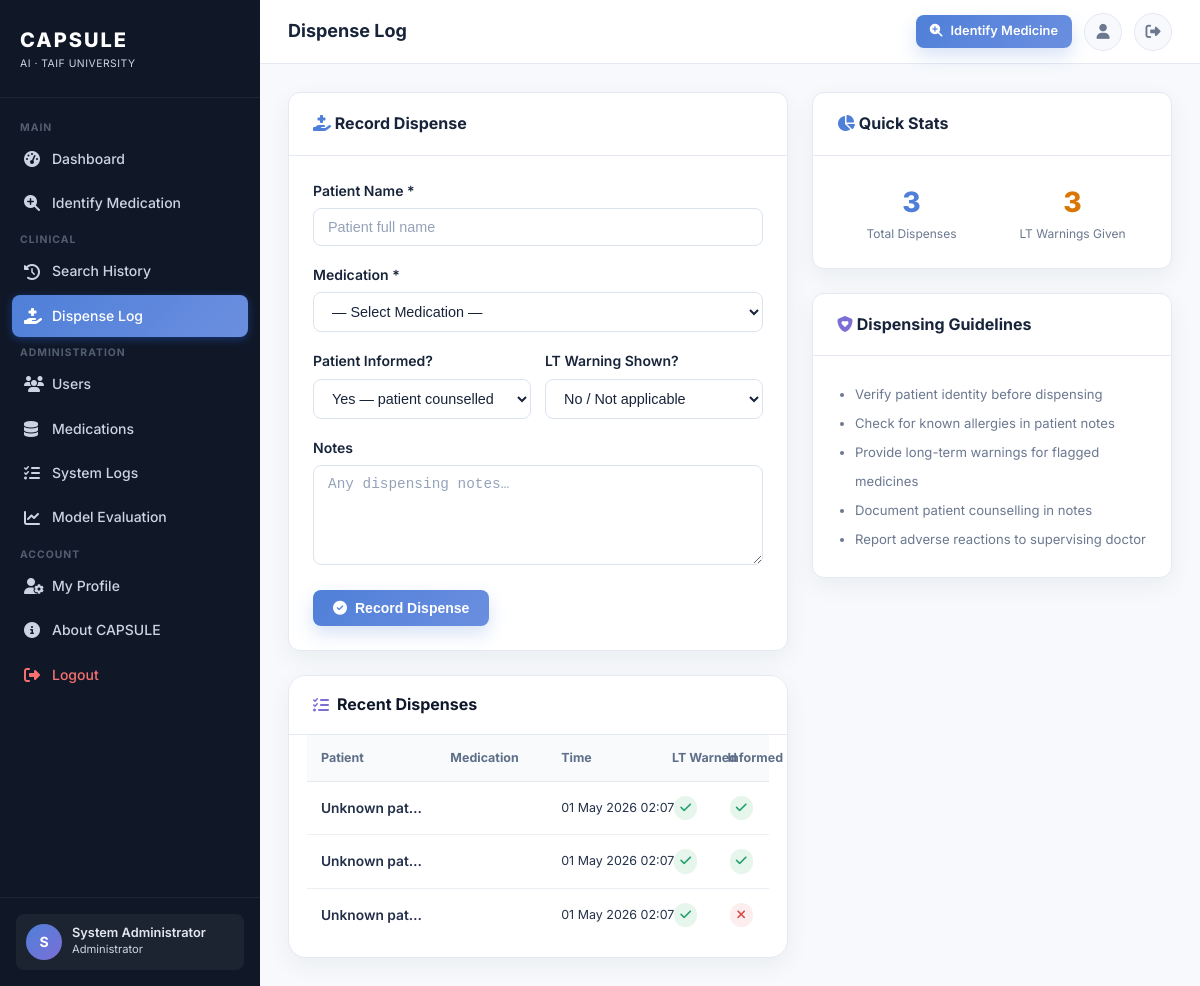
Page /pharmacist/dispense (signed in) on the committed database.
### app.py (models this page shows, shortened)
class User(UserMixin, db.Model):
    __tablename__ = 'users'
    id = db.Column(db.Integer, primary_key=True)
    username = db.Column(db.String(80), unique=True, nullable=False)
    email = db.Column(db.String(120), unique=True, nullable=False)
    password_hash = db.Column(db.String(256), nullable=False)
    role = db.Column(db.String(20), default='patient')        # admin|doctor|pharmacist|patient
    full_name = db.Column(db.String(120), default='')
    hospital = db.Column(db.String(120), default='')
    specialty = db.Column(db.String(80), default='')
    is_active = db.Column(db.Boolean, default=True)
    created_at = db.Column(db.DateTime, default=datetime.utcnow)
    last_login = db.Column(db.DateTime, nullable=True)
    searches = db.relationship('SearchHistory', backref='user', lazy=True,
                               cascade='all, delete-orphan')
    @property
    def role_label(self):
        labels = {'admin': 'Administrator', 'doctor': 'Doctor',
                  'pharmacist': 'Pharmacist', 'patient': 'Patient'}
        return labels.get(self.role, 'Patient')

class DispenseLog(db.Model):
    __tablename__ = 'dispense_logs'
    id = db.Column(db.Integer, primary_key=True)
    pharmacist_id = db.Column(db.Integer, db.ForeignKey('users.id'))
    patient_name = db.Column(db.String(200), default='')
    medication_id = db.Column(db.Integer, db.ForeignKey('medications.id'), nullable=True)
    medication_name = db.Column(db.String(200), default='')
    dispensed_at = db.Column(db.DateTime, default=datetime.utcnow)
    long_term_warning_shown = db.Column(db.Boolean, default=False)
    patient_informed = db.Column(db.Boolean, default=False)
    notes = db.Column(db.Text, default='')
    medication = db.relationship('Medication', backref='dispense_records', lazy=True)

### app.py (the view, shortened to what this page needs)
@app.route('/pharmacist/dispense', methods=['GET', 'POST'])
@login_required
@role_required('pharmacist', 'admin')
def pharmacist_dispense():
    drugs = Medication.query.filter_by(is_active=True)\
        .order_by(Medication.drug_name).all()
    logs = DispenseLog.query.filter_by(pharmacist_id=current_user.id)\
        .order_by(DispenseLog.dispensed_at.desc()).limit(20).all()
    return render_template('pharmacist/dispense.html', drugs=drugs, logs=logs)

### app.py (called while the page is built)
@app.after_request
def set_security_headers(response):
    response.headers['X-Content-Type-Options'] = 'nosniff'
    response.headers['X-Frame-Options'] = 'SAMEORIGIN'
    response.headers['X-XSS-Protection'] = '1; mode=block'
    response.headers['Referrer-Policy'] = 'strict-origin-when-cross-origin'
    return response

@login_manager.user_loader
def load_user(user_id):
    return db.session.get(User, int(user_id))

def role_required(*roles):
    def decorator(f):
        @wraps(f)
        def decorated(*args, **kwargs):
            if not current_user.is_authenticated:
                return redirect(url_for('login'))
            if current_user.role not in roles:
                flash('You do not have permission to access this page.', 'danger')
                return redirect(url_for('index'))
            return f(*args, **kwargs)
        return decorated
    return decorator

### templates/pharmacist/dispense.html (shortened to what this page needs)
{% extends "base.html" %}
{% block page_title %}Dispense Log{% endblock %}
{% block content %}
<div style="display:grid;grid-template-columns:1fr 360px;gap:24px;align-items:start">
  <div>
    <div class="card mb-3">
      <div class="card-header">
        <h3 class="card-title"><i class="fa-solid fa-hand-holding-medical" style="color:var(--primary)"></i> Record Dispense</h3>
      </div>
      <div class="card-body">
        <form method="POST" action="{{ url_for('pharmacist_dispense') }}" id="dispenseForm">
          <div class="form-group">
            <label class="form-label">Patient Name *</label>
            <input type="text" name="patient_name" class="form-control"
                   placeholder="Patient full name" required>
          </div>
          <div class="form-group">
            <label class="form-label">Medication *</label>
            <select name="medication_id" id="medicationSelect" class="form-control" required onchange="onMedChange(this)">
              <option value="">— Select Medication —</option>
            </select>
          </div>
          <div style="display:grid;grid-template-columns:1fr 1fr;gap:14px">
            <div class="form-group">
              <label class="form-label">Patient Informed?</label>
              <select name="patient_informed" class="form-control">
                <option value="1">Yes — patient counselled</option>
              </select>
            </div>
            <div class="form-group">
              <label class="form-label">LT Warning Shown?</label>
              <select name="long_term_warning_shown" id="ltWarnSelect" class="form-control">
                <option value="0">No / Not applicable</option>
              </select>
            </div>
          </div>
          <div class="form-group">
            <label class="form-label">Notes</label>
            <textarea name="notes" class="form-control" rows="2"
                      placeholder="Any dispensing notes…"></textarea>
          </div>
          <button type="button" class="btn btn-primary" onclick="confirmDispense()">
            <i class="fa-solid fa-circle-check"></i> Record Dispense
          </button>
        </form>
      </div>
    </div>
    <div class="card recent-dispense-card">
      <div class="card-header">
        <h3 class="card-title"><i class="fa-solid fa-list-check" style="color:var(--secondary)"></i> Recent Dispenses</h3>
      </div>
      {% if logs %}
      <div class="card-body" style="padding:0">
        <table class="table dispense-table" style="margin:0">
          <thead>
            <tr><th>Patient</th><th>Medication</th><th>Time</th><th>LT Warned</th><th>Informed</th></tr>
          </thead>
          <tbody>
            {% for log in logs %}
            <tr>
              <td>
                  {% set patient_name = log.patient_name or 'Unknown patient' %}
                  {% if '<' in patient_name or 'script' in patient_name|lower %}
                      Test Patient
                  {% else %}
                      {{ patient_name|striptags|truncate(28, True, '...') }}
                  {% endif %}
              </td>
             <td style="font-size:.82rem">{{ log.medication_name }}</td>
              <td style="font-size:.78rem;color:var(--text-secondary)">
                {{ log.dispensed_at.strftime('%d %b %Y %H:%M') }}
              </td>
              <td>
                {% if log.long_term_warning_shown %}
                <span style="color:#16a34a"><i class="fa-solid fa-check"></i></span>
                {% else %}
                <span style="color:var(--text-secondary)">—</span>
                {% endif %}
              </td>
              <td>
                {% if log.patient_informed %}
                <span style="color:#16a34a"><i class="fa-solid fa-check"></i></span>
                {% else %}
                <span style="color:#dc2626"><i class="fa-solid fa-xmark"></i></span>
                {% endif %}
              </td>
            </tr>
            {% endfor %}
          </tbody>
        </table>
      </div>
      {% else %}
      <div class="card-body" style="text-align:center;padding:30px;color:var(--text-secondary);font-size:.875rem">
        No dispense records yet.
      </div>
      {% endif %}
    </div>
  </div>
  <div>
    <div class="card mb-3">
      <div class="card-header">
        <h3 class="card-title"><i class="fa-solid fa-chart-pie" style="color:var(--primary)"></i> Quick Stats</h3>
      </div>
      <div class="card-body" style="display:grid;grid-template-columns:1fr 1fr;gap:12px;text-align:center">
        <div>
          <div style="font-size:1.75rem;font-weight:800;color:var(--primary)">{{ logs|length }}</div>
          <div style="font-size:.75rem;color:var(--text-secondary)">Total Dispenses</div>
        </div>
        <div>
          <div style="font-size:1.75rem;font-weight:800;color:#d97706">
            {{ logs | selectattr('long_term_warning_shown') | list | length }}
          </div>
          <div style="font-size:.75rem;color:var(--text-secondary)">LT Warnings Given</div>
        </div>
      </div>
    </div>
    <div class="card">
      <div class="card-header">
        <h3 class="card-title"><i class="fa-solid fa-shield-heart" style="color:var(--secondary)"></i> Dispensing Guidelines</h3>
      </div>
      <div class="card-body" style="font-size:.82rem;color:var(--text-secondary)">
        <ul style="margin:0;padding-left:18px;line-height:2.2">
          <li>Verify patient identity before dispensing</li>
          <li>Check for known allergies in patient notes</li>
          <li>Provide long-term warnings for flagged medicines</li>
          <li>Document patient counselling in notes</li>
          <li>Report adverse reactions to supervising doctor</li>
        </ul>
      </div>
    </div>
  </div>
</div>
{% endblock %}

### templates/base.html (shortened to what this page needs)
<!DOCTYPE html>
<html lang="en">
<head>
  <link rel="stylesheet" href="https://cdnjs.cloudflare.com/ajax/libs/font-awesome/6.5.0/css/all.min.css">
  <link rel="stylesheet" href="{{ url_for('static', filename='css/style.css') }}?v=2">
</head>
<body>
<div class="app-wrapper">
  <aside class="sidebar" id="sidebar">
    <div class="sidebar-brand">
      <div class="sidebar-brand-text">
        <span class="sidebar-brand-name">CAPSULE</span>
        <span class="sidebar-brand-sub">AI · Taif University</span>
      </div>
    </div>
    <nav class="sidebar-nav">
      <span class="sidebar-section-label">Main</span>
      {% if current_user.is_authenticated and current_user.role == 'admin' %}
      <a href="{{ url_for('admin_dashboard') }}"
         class="{% if request.endpoint == 'admin_dashboard' %}active{% endif %}">
        <i class="fa-solid fa-gauge-high"></i> Dashboard
      </a>
      {% elif current_user.is_authenticated and current_user.role == 'doctor' %}
      <a href="{{ url_for('doctor_dashboard') }}"
         class="{% if request.endpoint == 'doctor_dashboard' %}active{% endif %}">
        <i class="fa-solid fa-gauge-high"></i> Dashboard
      </a>
      {% elif current_user.is_authenticated and current_user.role == 'pharmacist' %}
      <a href="{{ url_for('pharmacist_dashboard') }}"
         class="{% if request.endpoint == 'pharmacist_dashboard' %}active{% endif %}">
        <i class="fa-solid fa-gauge-high"></i> Dashboard
      </a>
      {% elif current_user.is_authenticated and current_user.role == 'patient' %}
      <a href="{{ url_for('patient_dashboard') }}"
         class="{% if request.endpoint == 'patient_dashboard' %}active{% endif %}">
        <i class="fa-solid fa-gauge-high"></i> My Dashboard
      </a>
      {% else %}
      <a href="{{ url_for('dashboard') }}"
         class="{% if request.endpoint == 'dashboard' %}active{% endif %}">
        <i class="fa-solid fa-gauge-high"></i> Dashboard
      </a>
      {% endif %}
      <a href="{{ url_for('identify') }}"
         class="{% if request.endpoint == 'identify' %}active{% endif %}">
        <i class="fa-solid fa-magnifying-glass-plus"></i> Identify Medication
      </a>
      <span class="sidebar-section-label">Clinical</span>
      <a href="{{ url_for('history') }}"
         class="{% if request.endpoint == 'history' %}active{% endif %}">
        <i class="fa-solid fa-clock-rotate-left"></i> Search History
      </a>
      {% if current_user.is_authenticated and current_user.role in ('pharmacist', 'admin') %}
      <a href="{{ url_for('pharmacist_dispense') }}"
         class="{% if request.endpoint == 'pharmacist_dispense' %}active{% endif %}">
        <i class="fa-solid fa-hand-holding-medical"></i> Dispense Log
      </a>
      {% endif %}
      {% if current_user.is_authenticated and current_user.role == 'admin' %}
      <span class="sidebar-section-label">Administration</span>
      <a href="{{ url_for('admin_dashboard') }}#users">
        <i class="fa-solid fa-users"></i> Users
      </a>
      <a href="{{ url_for('admin_dashboard') }}#drugs">
        <i class="fa-solid fa-database"></i> Medications
      </a>
      <a href="{{ url_for('admin_dashboard') }}#logs">
        <i class="fa-solid fa-list-check"></i> System Logs
      </a>
      <a href="{{ url_for('admin_evaluation') }}"
         class="{% if request.endpoint == 'admin_evaluation' %}active{% endif %}">
        <i class="fa-solid fa-chart-line"></i> Model Evaluation
      </a>
      {% endif %}
      <span class="sidebar-section-label">Account</span>
      <a href="{{ url_for('profile') }}"
         class="{% if request.endpoint == 'profile' %}active{% endif %}">
        <i class="fa-solid fa-user-gear"></i> My Profile
      </a>
<a href="{{ url_for('about') }}"
         class="{% if request.endpoint == 'about' %}active{% endif %}">
        <i class="fa-solid fa-circle-info"></i> About CAPSULE
      </a>
      <a href="{{ url_for('logout') }}" style="color:#f87171">
        <i class="fa-solid fa-right-from-bracket"></i> Logout
      </a>
    </nav>
    <div class="sidebar-footer">
      <div class="user-card">
        <div class="user-avatar">
          {% if current_user.is_authenticated %}{{ current_user.full_name[0].upper() if current_user.full_name else current_user.username[0].upper() }}{% else %}?{% endif %}
        </div>
        <div>
          <div class="user-info-name">
            {% if current_user.is_authenticated %}{{ current_user.full_name or current_user.username }}{% else %}Guest{% endif %}
          </div>
          <div class="user-info-role">{% if current_user.is_authenticated %}{{ current_user.role_label }}{% endif %}</div>
        </div>
      </div>
    </div>
  </aside>
  <div class="main-content">
    <header class="topbar">
      <div class="d-flex align-center gap-1">
        <span class="topbar-title">{% block page_title %}{% endblock %}</span>
      </div>
      <div class="topbar-right">
        <a href="{{ url_for('identify') }}" class="btn btn-primary btn-sm">
          <i class="fa-solid fa-magnifying-glass-plus"></i>
          <span class="d-none d-sm-inline">Identify Medicine</span>
        </a>
        <a href="{{ url_for('profile') }}" class="topbar-btn" title="Profile">
          <i class="fa-solid fa-user"></i>
        </a>
        <a href="{{ url_for('logout') }}" class="topbar-btn" title="Logout">
          <i class="fa-solid fa-right-from-bracket"></i>
        </a>
      </div>
    </header>
    <main class="page-content">
      {% block content %}{% endblock %}
    </main>
  </div>
</div>
</body>
</html>

### rows in the picture
User: full_name "S", full_name "System Administrator", role_label "Administrator"
DispenseLog: patient_name "Unknown pat…", dispensed_at "01 May 2026 02:07", long_term_warning_shown True (drawn), patient_informed True (drawn)
DispenseLog: patient_name "Unknown pat…", dispensed_at "01 May 2026 02:07", long_term_warning_shown True (drawn), patient_informed True (drawn)
DispenseLog: patient_name "Unknown pat…", dispensed_at "01 May 2026 02:07", long_term_warning_shown True (drawn), patient_informed False (drawn)

### other values in the picture
{{ logs|length }} "3"
{{ logs | selectattr('long_term_warning_shown') | list | length }} "3"
